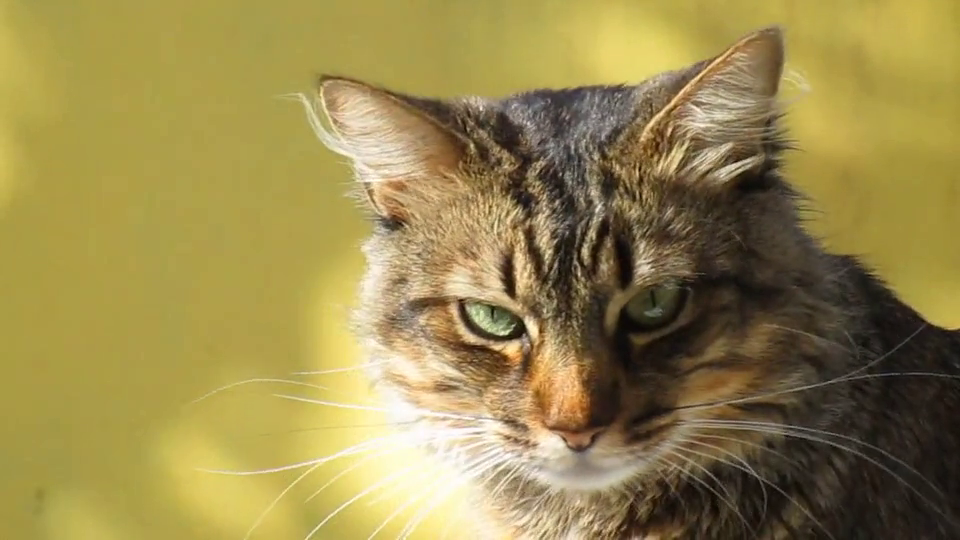
#> input picture frame 28 of sample.mp4, 960 x 540 px
$ python try_movie.py
#> lines starting #> are read from the running program, lines starting #| are printed output that depends on the picture; after the words box and inside, x2 and y2 are one past the last pixel; in counts of white or black regions, pixels touching at a corner belong together
#> in play_video_with_cat_detection, frame is the input picture: shape (540, 960, 3); mean B, G, R 78.3, 136.2, 152.3
import cv2

data = cv2.VideoCapture("./sample.mp4")
type(data)
data.isOpened()


def detect_cat_faces(frame, cat_cascade):
    gray = cv2.cvtColor(frame, cv2.COLOR_BGR2GRAY)
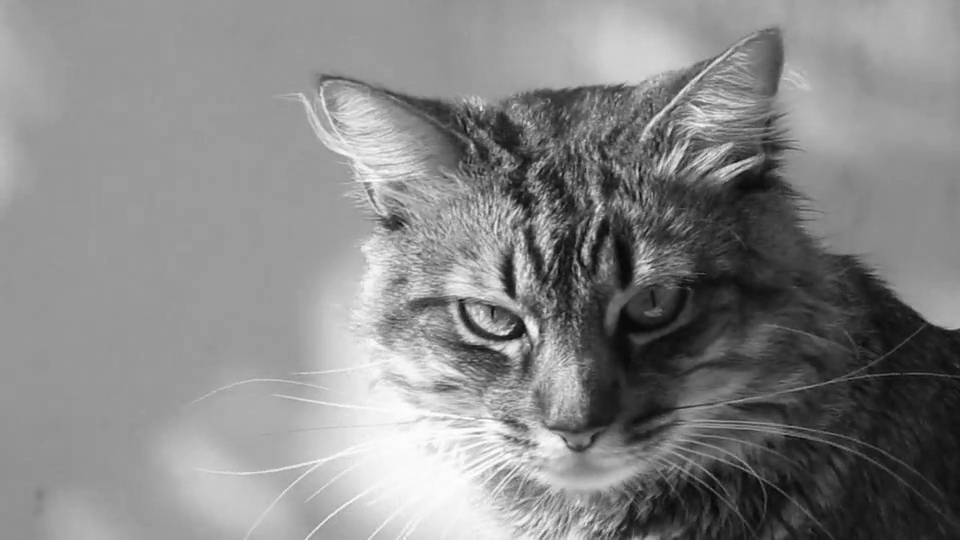
#> gray: shape (540, 960); min 4, max 255, mean 134.4
    cats = cat_cascade.detectMultiScale(
        gray, scaleFactor=1.1, minNeighbors=5, minSize=(30, 30)
    )
#> cats = [[316, 30, 444, 444]]

    for x, y, w, h in cats:
        cv2.rectangle(frame, (x, y), (x + w, y + h), (255, 0, 0), 2)
#> this loop made 1 pass
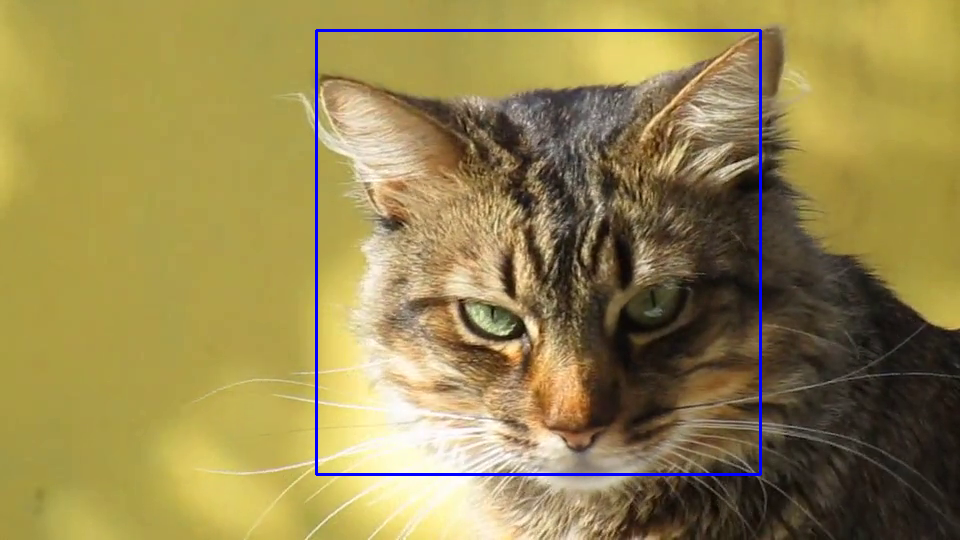
#> frame: shape (540, 960, 3); 1.03% of pixels changed, all inside (x1, y1, x2, y2) = (315, 29, 762, 476)
    return frame


def play_video_with_cat_detection(video_path, cascade_path):
    cat_cascade = cv2.CascadeClassifier(cascade_path)
    cap = cv2.VideoCapture(video_path)

    if not cap.isOpened():
        print("Error: Unable to open video file.")
        return

    while True:
        ret, frame = cap.read()

        if ret:
            frame_with_cat_faces = detect_cat_faces(frame, cat_cascade)
            cv2.imshow("Cat Face Detection", frame_with_cat_faces)

            key = cv2.waitKey(1)
#> (key q is pressed here)

            if key == ord("q"):
                break
        else:
            cap.set(cv2.CAP_PROP_POS_FRAMES, 0)

    cap.release()
    cv2.destroyAllWindows()


if __name__ == "__main__":
    video_path = "./sample.mp4"
    cascade_path = "./cascade.xml"
    play_video_with_cat_detection(video_path, cascade_path)

$ run again, starting later in the video
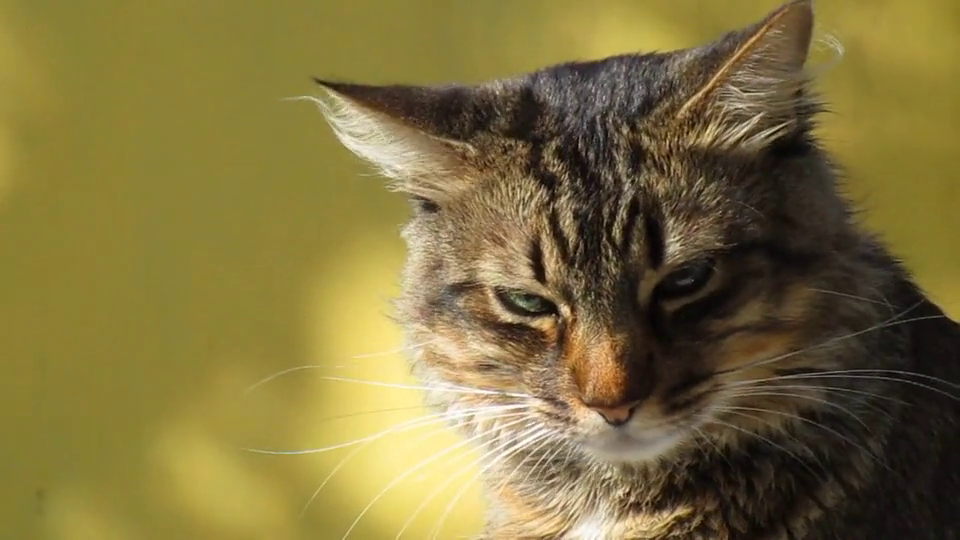
#> input picture frame 128 of sample.mp4, 960 x 540 px
#> in play_video_with_cat_detection, frame is the input picture: shape (540, 960, 3); mean B, G, R 62.3, 113.5, 127.5
#> in detect_cat_faces, `gray = cv2.cvtColor(frame, cv2.COLOR_BGR2GRAY)`:
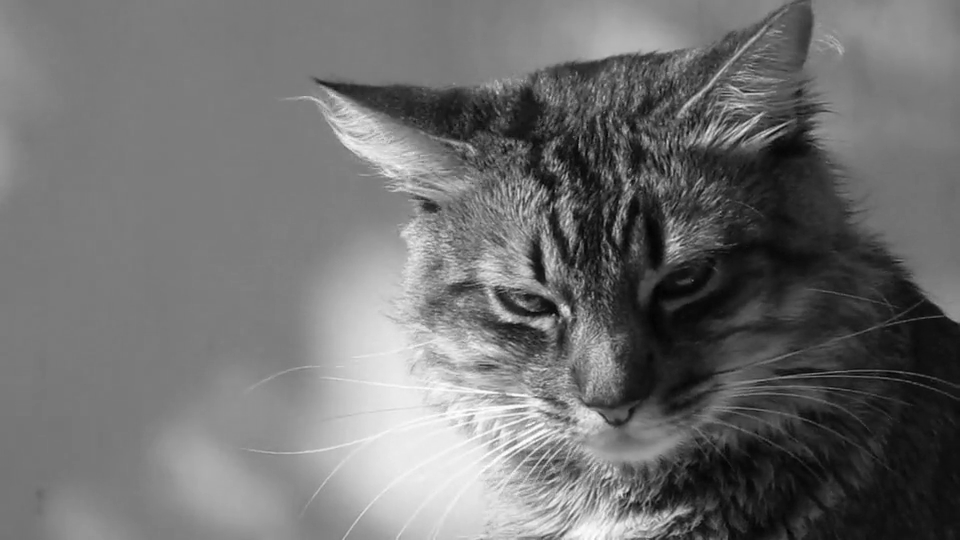
#> gray: shape (540, 960); min 3, max 255, mean 111.8
#> cats = ()

$ run again, starting later in the video
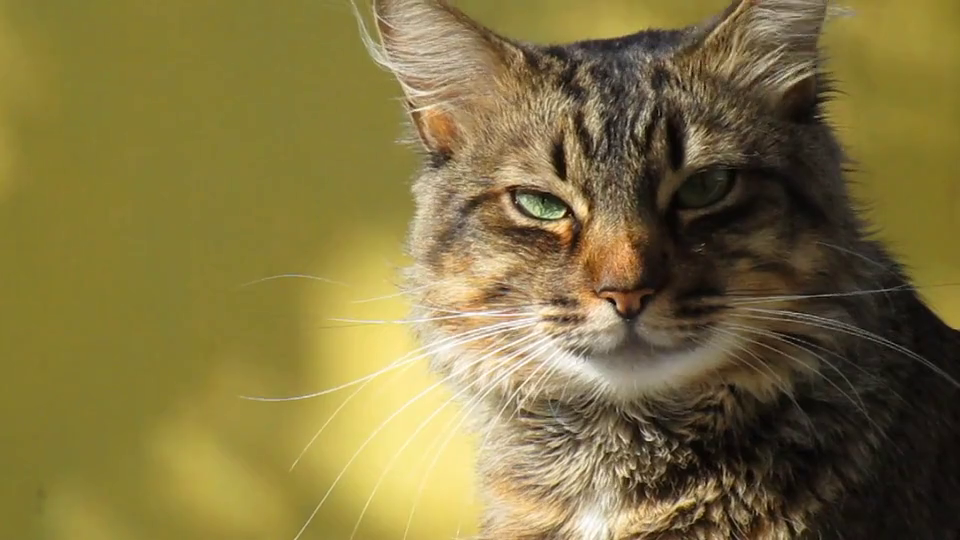
#> input picture frame 228 of sample.mp4, 960 x 540 px
#> in play_video_with_cat_detection, frame is the input picture: shape (540, 960, 3); mean B, G, R 64.6, 115.5, 129.4
#> in detect_cat_faces, `gray = cv2.cvtColor(frame, cv2.COLOR_BGR2GRAY)`:
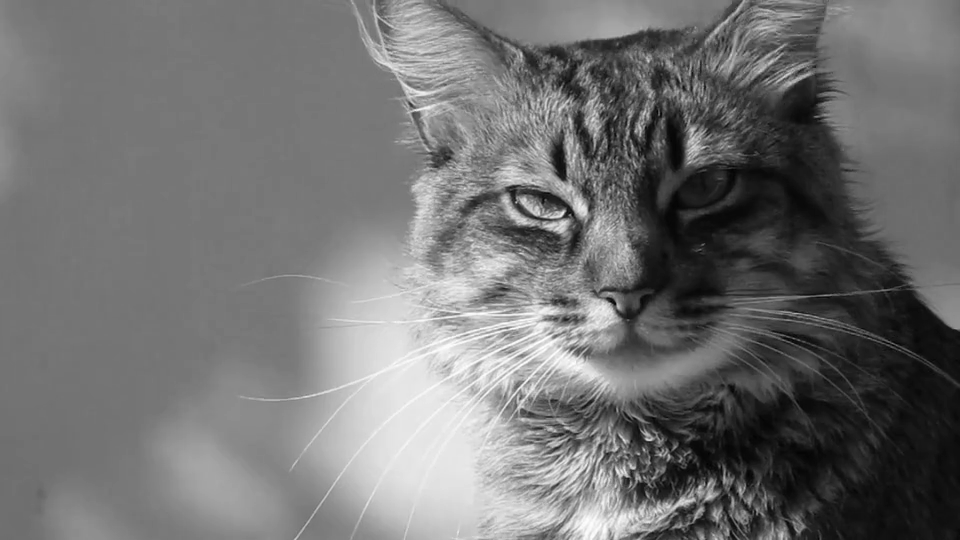
#> gray: shape (540, 960); min 0, max 255, mean 113.8
#> cats = ()
